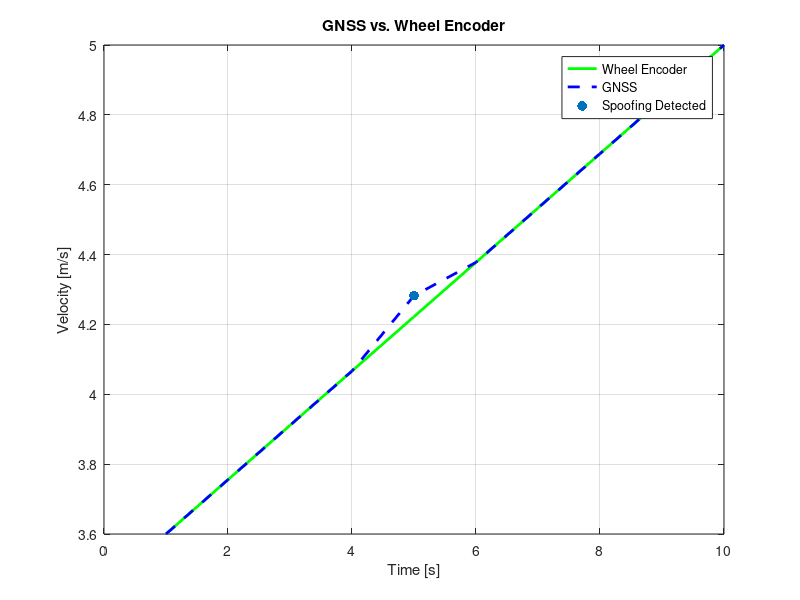

This chart was generated by the following MATLAB code:
clc; clear; close all;

%% set up simulated wheel encoder values

num_samples = 10; % number of time steps
wheel_circumference = 2; % circumference in meters per wheel rotation

% simulate increasing wheel rotations per second
rotations_per_sec = linspace(1.8, 2.5, num_samples); % Umdrehungen pro Sekunde

% convert rotations to velocity
wheel_velocity = rotations_per_sec * wheel_circumference;


%% simulate spoofed GNSS velocity

% start with GNSS matching wheel encoder, then inject a spike
gnss_velocity = wheel_velocity; 
gnss_velocity(5) = gnss_velocity(5) + 0.06; % introduce spoofing at sample 5

%% comparison GNSS and wheel encoders
velocity_error = abs(gnss_velocity - wheel_velocity);
threshold = 0.04;
spoofing_detected = velocity_error > threshold;

%% Plot
figure;
plot(wheel_velocity, 'g', 'LineWidth', 2); hold on;
plot(gnss_velocity, 'b--', 'LineWidth', 2);
scatter(find(spoofing_detected), gnss_velocity(spoofing_detected), 50, 'ro', 'filled');
xlabel('Time [s]');
ylabel('Velocity [m/s]');
legend('Wheel Encoder', 'GNSS', 'Spoofing Detected');
title('GNSS vs. Wheel Encoder');
grid on;
